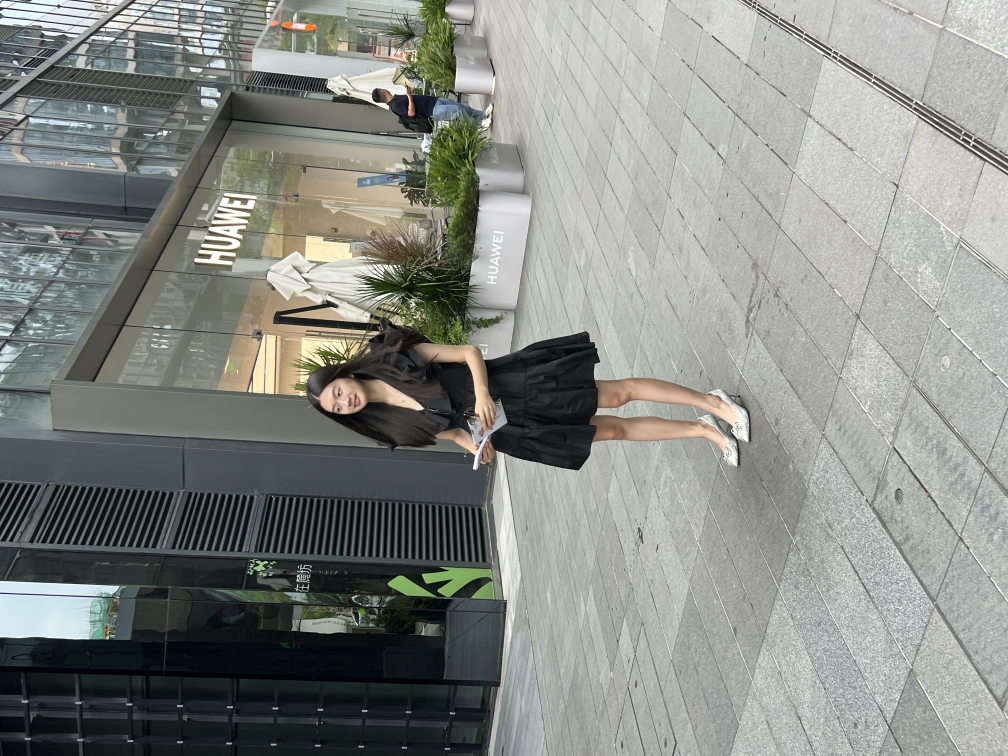
#> input picture images/0.jpg, 4032 x 3024 px (shown at 1/4 size); its folder holds only this picture in this run
$ python step2_thumbs.py
#> lines starting #> are read from the running program, lines starting #| are printed output that depends on the picture
import os
from PIL import Image
from concurrent.futures import ThreadPoolExecutor, as_completed

# Clear the output folder
def clear_output_folder(output_folder):
    if os.path.exists(output_folder):
        for filename in os.listdir(output_folder):
            file_path = os.path.join(output_folder, filename)
            try:
                if os.path.isfile(file_path) or os.path.islink(file_path):
                    os.unlink(file_path)
                elif os.path.isdir(file_path):
                    os.rmdir(file_path)
            except Exception as e:
                print(f"Failed to delete {file_path}: {e}")

# Process an image file to create a thumbnail
def process_image(filename, input_folder, output_folder, size):
#> called with filename = '0.jpg', input_folder = 'images', output_folder = 'images/thumbs', size = (360, 360)
    try:
        img_path = os.path.join(input_folder, filename)
        with Image.open(img_path) as img:
#> img is the input picture: PIL image 4032x3024 RGB; mean R, G, B 136, 138.6, 134.3
            exif_data = img.info.get('exif')
            aspect_ratio = img.width / img.height
#> aspect_ratio = 1.33
            target_ratio = size[0] / size[1]

            if aspect_ratio > target_ratio:
                new_width = int(img.height * target_ratio)
#> new_width = 3024
                offset = (img.width - new_width) // 2
#> offset = 504
                img = img.crop((offset, 0, offset + new_width, img.height))
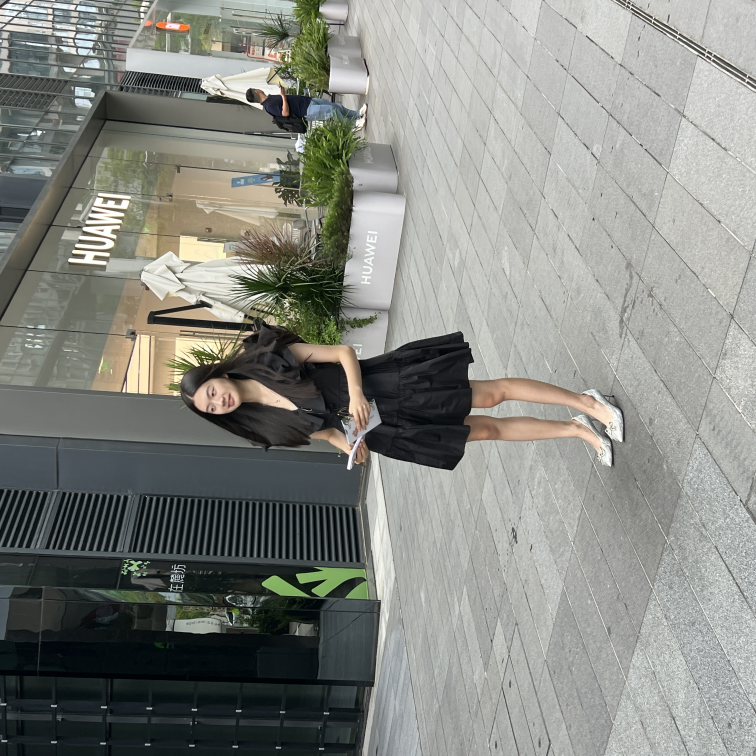
#> img: PIL image 3024x3024 RGB (shown at 1/4 size); mean R, G, B 134.7, 136.5, 130.9
            elif aspect_ratio < target_ratio:
                new_height = int(img.width / target_ratio)
                offset = (img.height - new_height) // 2
                img = img.crop((0, offset, img.width, offset + new_height))

            img = img.resize(size, Image.LANCZOS)
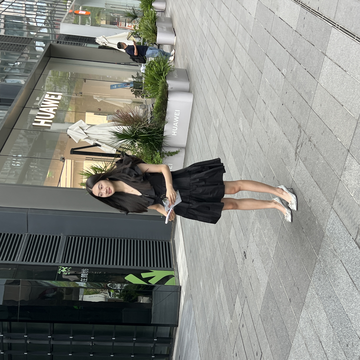
#> img: PIL image 360x360 RGB; mean R, G, B 134.7, 136.5, 130.9

            # 🔧 关键修正：确保是 RGB 模式（JPEG 不支持 RGBA）
            if img.mode in ("RGBA", "LA"):
                img = img.convert("RGB")

            thumb_path = os.path.join(output_folder, filename)
            if exif_data:
                img.save(thumb_path, quality=90, optimize=True, exif=exif_data)
            else:
                img.save(thumb_path, quality=90, optimize=True)

            print(f"Thumbnail created for {filename}")
    except Exception as e:
        print(f"Error processing {filename}: {e}")

# Generate thumbnails for all images in the input folder
def generate_thumbnails(input_folder='images', output_folder='images/thumbs', size=(180, 180), max_workers=4):
    if not os.path.exists(input_folder):
        os.makedirs(input_folder, exist_ok=True)
    clear_output_folder(output_folder)
    os.makedirs(output_folder, exist_ok=True)
    image_files = [f for f in os.listdir(input_folder) if f.lower().endswith(('.jpg', '.jpeg', '.png', '.gif', '.bmp'))]

    with ThreadPoolExecutor(max_workers=max_workers) as executor:
        futures = {executor.submit(process_image, filename, input_folder, output_folder, size): filename for filename in image_files}

        for future in as_completed(futures):
            filename = futures[future]
            try:
                future.result()
            except Exception as e:
                print(f"Failed to process {filename}: {e}")

if __name__ == '__main__':
    generate_thumbnails(size=(360, 360), max_workers=8)

$ run again, on images/104.jpg
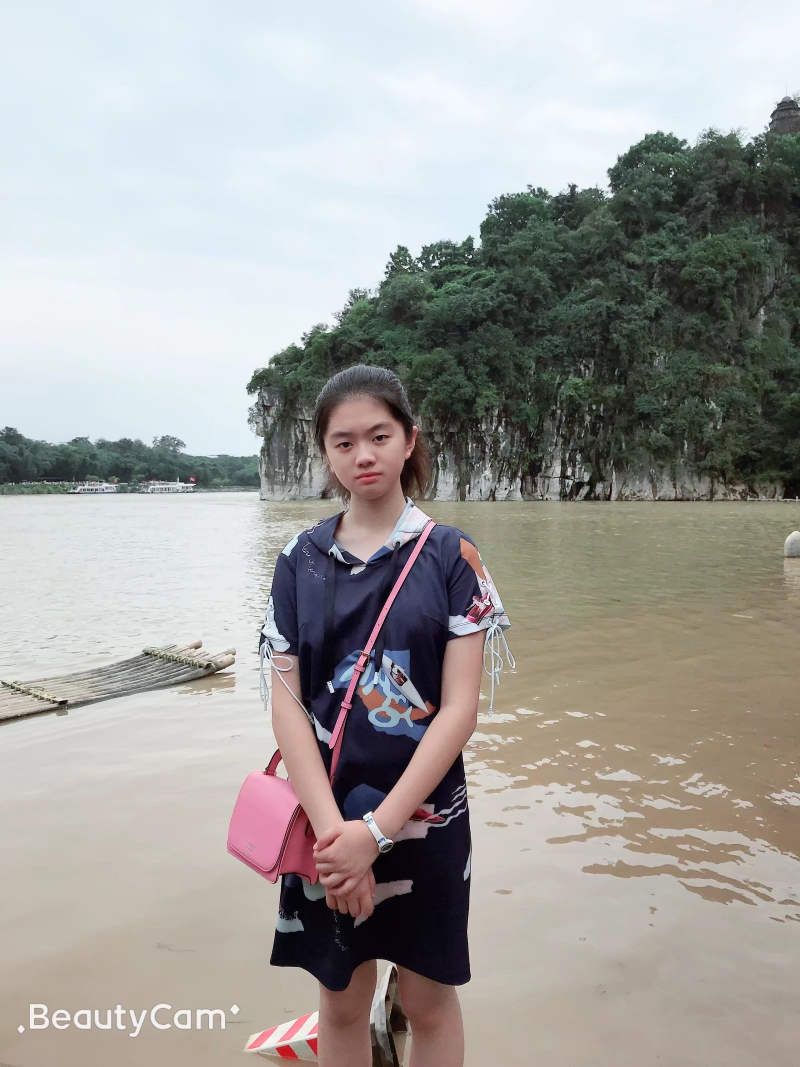
#> input picture images/104.jpg, 1600 x 2133 px (shown at 1/2 size)
#> in process_image, img is the input picture: PIL image 1600x2133 RGB; mean R, G, B 162.1, 160.8, 157.4
#> in process_image, `img = img.crop((0, offset, img.width, offset + new_height))`:
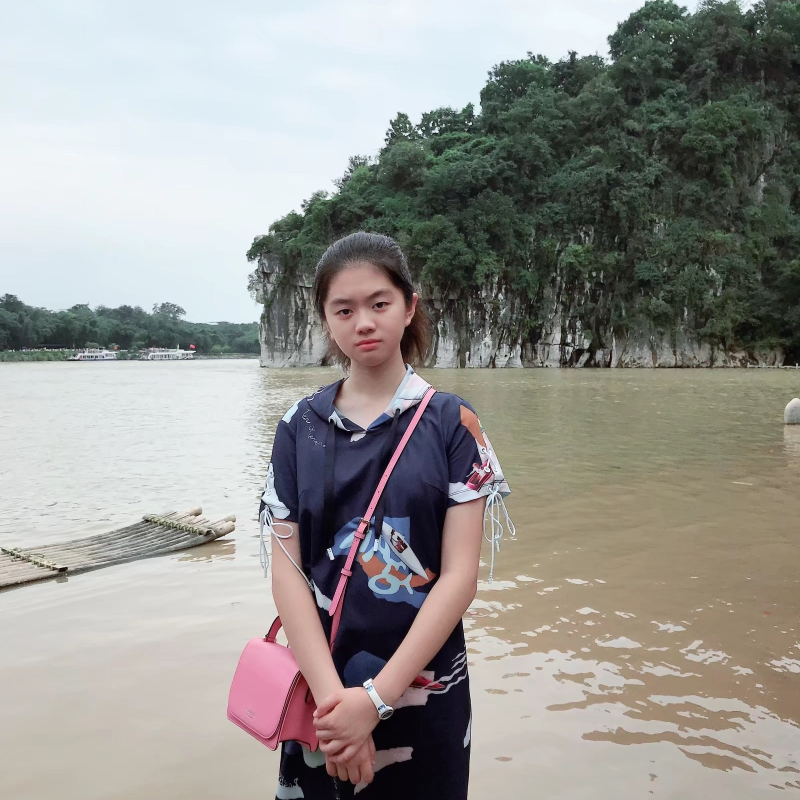
#> img: PIL image 1600x1600 RGB (shown at 1/2 size); mean R, G, B 151, 149.7, 145.5
#> in process_image, `img = img.resize(size, Image.LANCZOS)`:
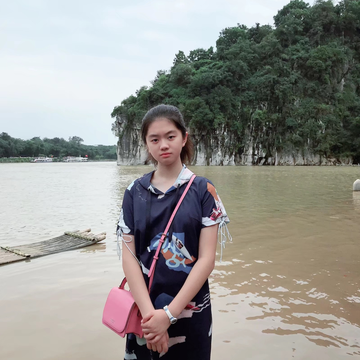
#> img: PIL image 360x360 RGB; mean R, G, B 151, 149.7, 145.5

$ run again, on images/105.jpg
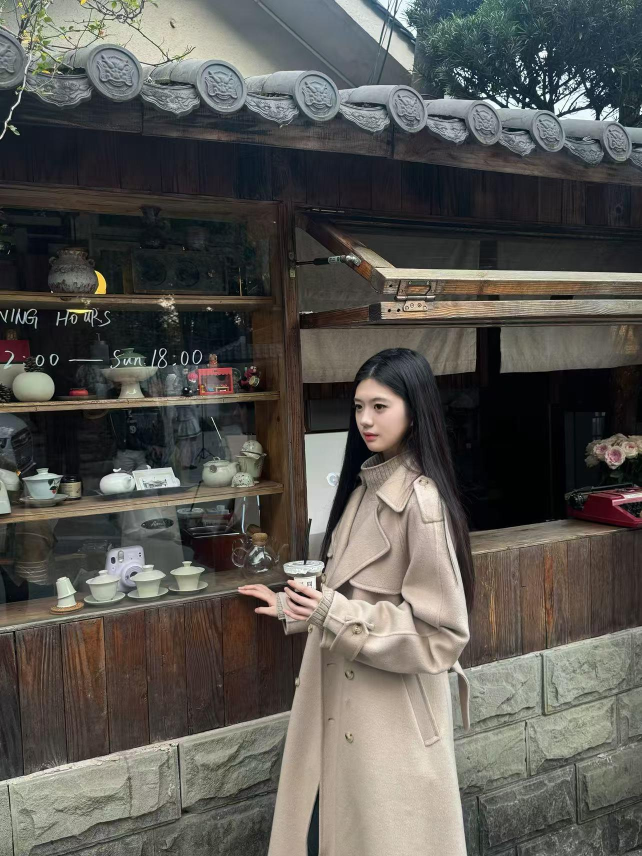
#> input picture images/105.jpg, 1284 x 1712 px (shown at 1/2 size)
#> in process_image, img is the input picture: PIL image 1284x1712 RGB; mean R, G, B 89.2, 87.1, 82.4
#> in process_image, `img = img.crop((0, offset, img.width, offset + new_height))`:
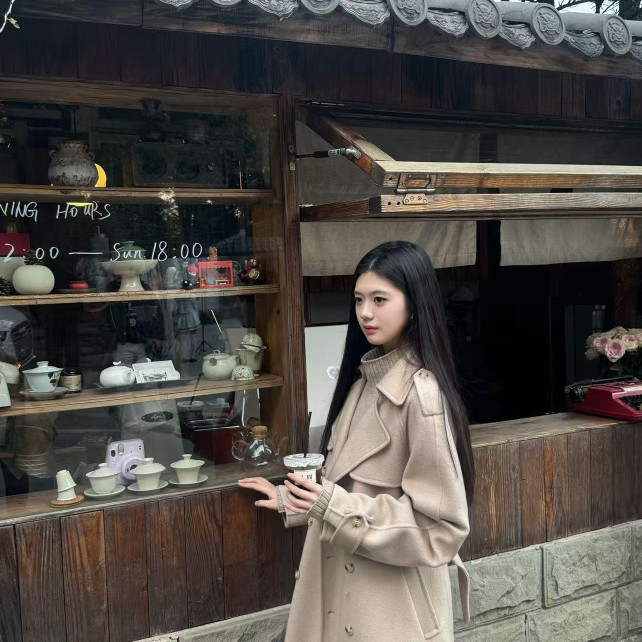
#> img: PIL image 1284x1284 RGB (shown at 1/2 size); mean R, G, B 79.3, 74.9, 70.3
#> in process_image, `img = img.resize(size, Image.LANCZOS)`:
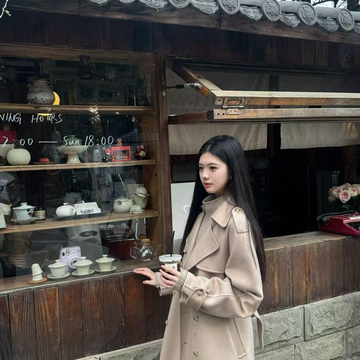
#> img: PIL image 360x360 RGB; mean R, G, B 79.3, 74.9, 70.3

$ run again, on images/106.jpg
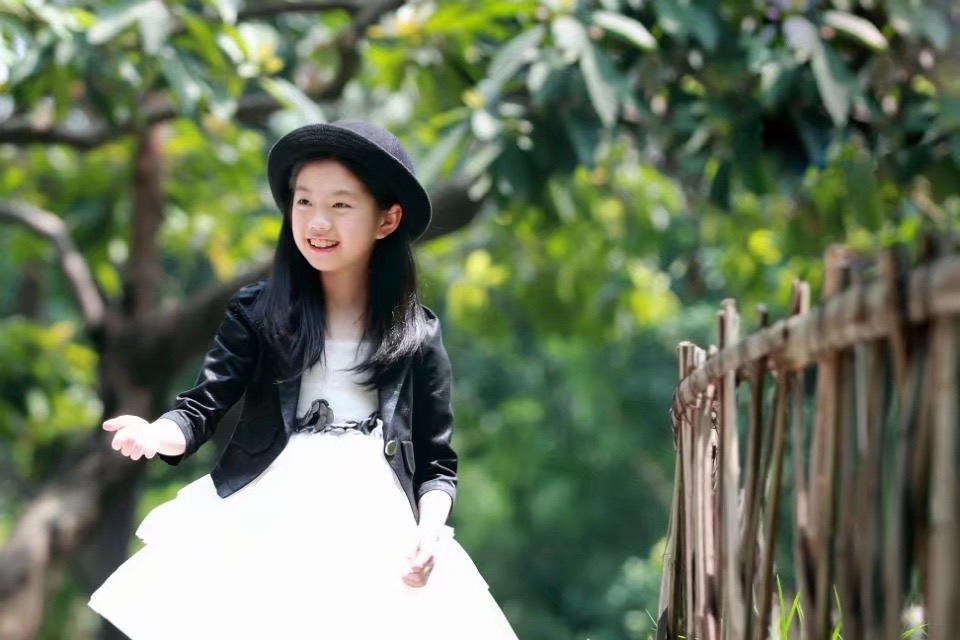
#> input picture images/106.jpg, 960 x 640 px
#> in process_image, img is the input picture: PIL image 960x640 RGB; mean R, G, B 106, 117.7, 93.9
#> in process_image, `img = img.crop((offset, 0, offset + new_width, img.height))`:
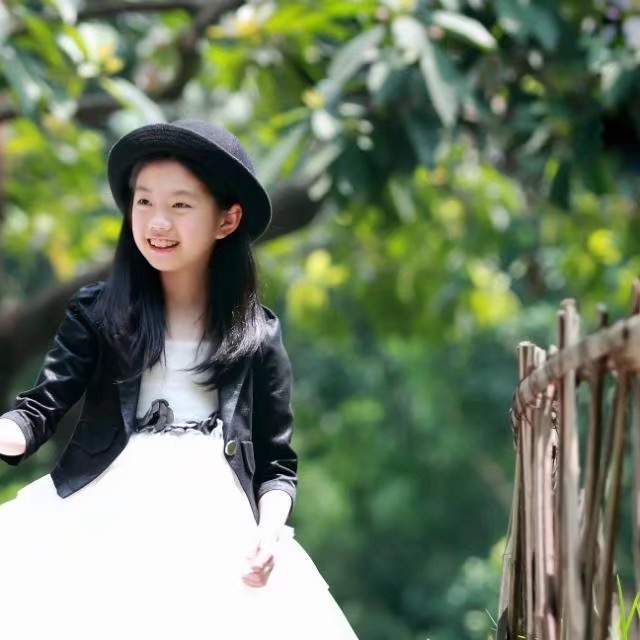
#> img: PIL image 640x640 RGB; mean R, G, B 112.3, 126.4, 102.3

$ run again, on images/100.jpg
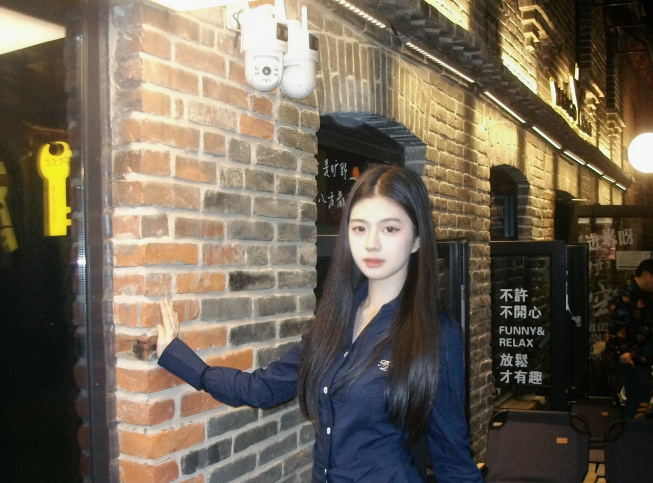
#> input picture images/100.jpg, 1306 x 966 px (shown at 1/2 size)
#> in process_image, img is the input picture: PIL image 1306x966 RGBA; mean R, G, B, A 110.1, 99.9, 84.7, 255
#> in process_image, `img = img.crop((offset, 0, offset + new_width, img.height))`:
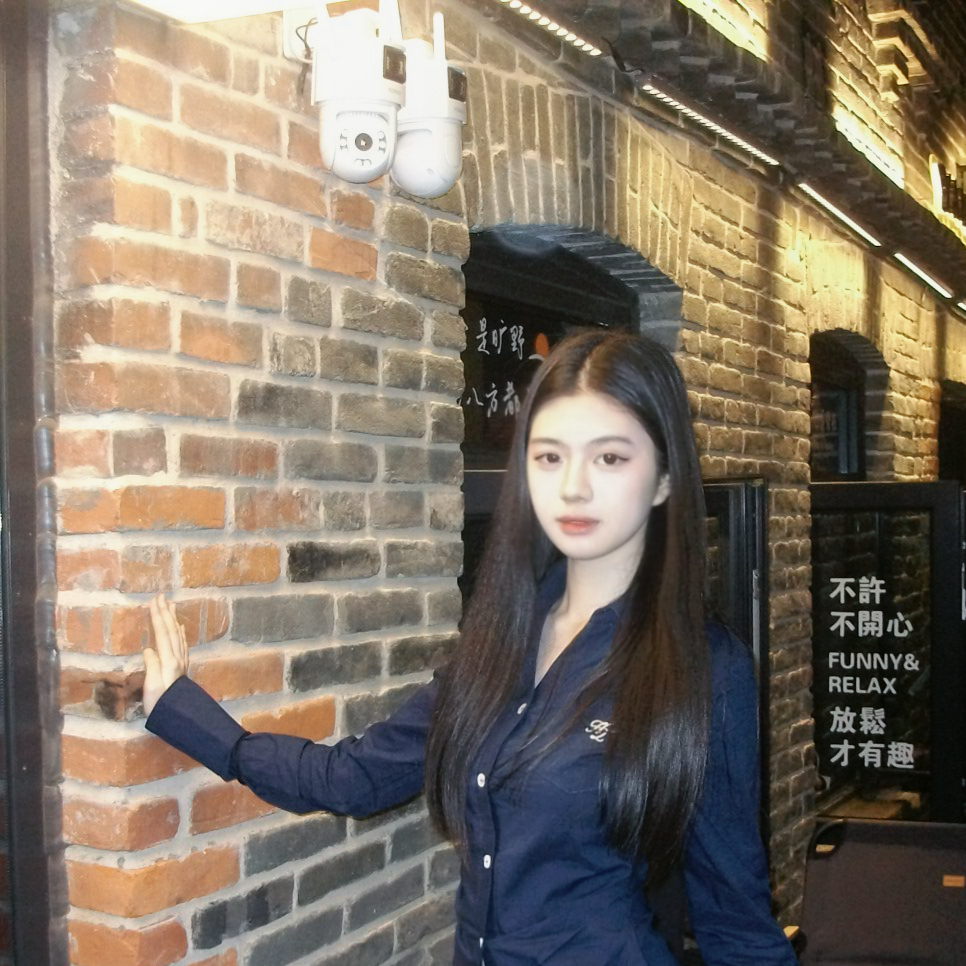
#> img: PIL image 966x966 RGBA; mean R, G, B, A 127, 115.8, 101.7, 255; transparent parts drawn white
